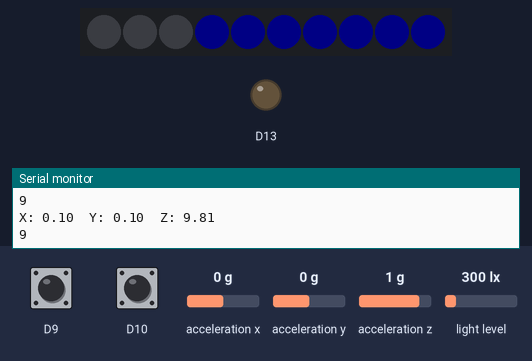
A sketch run on a simulated Adafruit Circuit Playground Express. On the bench: 10 RGB LEDs in strip order, left to right, output pins drawn as LEDs (lit = HIGH), the last lines printed to the serial monitor. The inputs (shaded band) are chosen by the test bench; at power-on: D10 HIGH, acceleration x 0 g, acceleration y 0 g, acceleration z 1 g, D9 HIGH, light level 300 lx. Dim RGB values are drawn brighter than linear; random numbers use the default seed unless the sketch sets one.

Above: at 1.2 s.
1.3 s: D10 pulled LOW for 0.15 s
At 1.39 s:
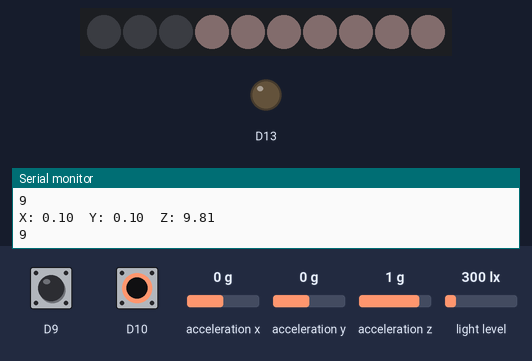
2.9 s: acceleration x set to -1.4 g
At 3.8 s:
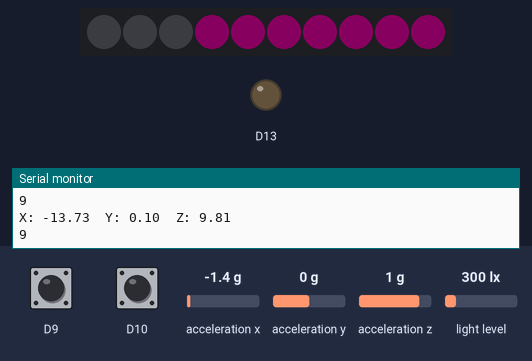
4.5 s: acceleration y set to -1.4 g
At 5.5 s:
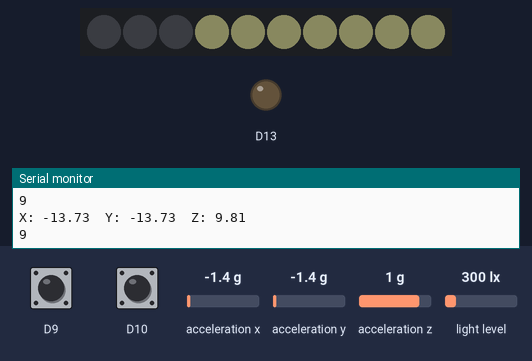
6.1 s: D10 pulled LOW for 3.2 s
At 6.34 s:
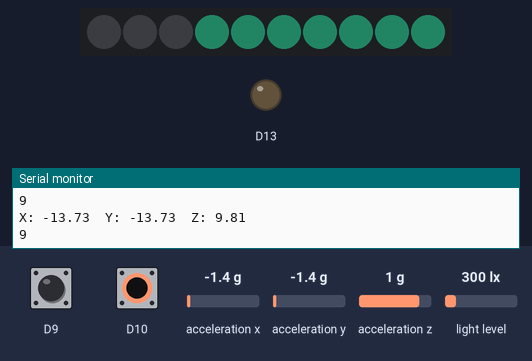
10.8 s: acceleration x set to -0.8 g
12.4 s: acceleration z set to -1.4 g
Timing chart, 0 to 15.0 s (numbered marks = the images above; inputs shaded):
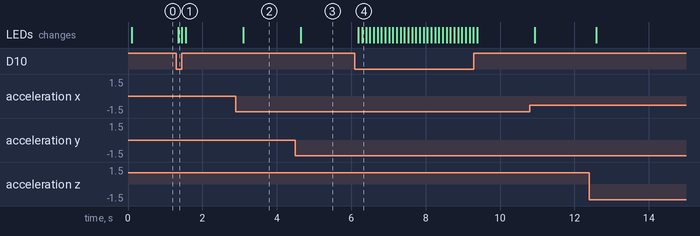

Measured:
- after the input at 1.3 s, the LEDs: change at once (image 1)
- after the input at 2.9 s, the LEDs: change after 0.20 s (image 2)
- after the input at 4.5 s, the LEDs: change after 0.15 s (image 3)
- after the input at 6.1 s, the LEDs: first change after 0.09 s (image 4 shows a later state)

The sketch:

Supersensitive.ino
```cpp
/*
 *Super Sensitive
//Ethan Day
//DIGF-3010-001 Advanced Wearable Electronics
//OCAD University
//Created on [March 4 2022]
//Based on:
//Hello_Neopixel
//Hello_Accelerometer
//Hello_LightSensor
//Arduino wiki "absolute values"
https://www.arduino.cc/reference/en/language/functions/math/abs/
//Arduino wiki "random"
https://www.arduino.cc/reference/en/language/functions/random-numbers/random/
*/

//First setting up the adafruit circuit playground express library to call it's components/features in the code
#include <Adafruit_CircuitPlayground.h>


//Declare all my variables. These variables include all sorts of data including button variables,
// RBG values that respond to the accelerometer, the value of the light sensor, and random RBG values for the random mode
float X, Y, Z;
int buttonRight;
int buttonLeft;
int value;
int red;
int green;
int blue;
int randred;
int randgreen;
int randblue;


//Start up the serial monitor and the CircuitPlayground functions before anything else happens
void setup() {
  Serial.begin(9600);
  CircuitPlayground.begin();

 // intialize the pins that my 2 buttons are going to be connected to
     pinMode(9, INPUT_PULLUP);
   pinMode(10, INPUT_PULLUP);
}

void loop() {


 //Assign values to variables. This is where I connect my sensors to my outputs. The "value" variable
 //is the value of the lightsensor on the CPX. I divided it by 16 since the value is very high and I'm going to be
 // using it to multiply the RBG values of Neopixels. Red, green, and blue are absolute values and connected to
 // the X,Y, and Z coordinates of the accelerometer on the CPX.

 //The red green and blue will be the variables used in the Neopixel RBG values,
 // which is why I'm multiplying by the lightsensor factor for reach. The neopixel outputs are a direct result of the accelerometer and light sensor, with the darker
 // the light sensor being, the lower the RBG brightness. The left and right buttons are connected via alligator clips and pins on the CPX.

 // there are random red, green, and blue values being multiplied by the light sensor value as well, set between 0 and 12, roughly the same range of values
 // that the accelerometer will be outputting. This way, in the random mode, the output will have roughly the same brightness and range of colour as the
 // motion sensor mode.

  value = CircuitPlayground.lightSensor()/16;
  red = abs(X)*value;
  green = abs(Y)*value;
  blue = abs(Z)*value;
   X = CircuitPlayground.motionX();
  Y = CircuitPlayground.motionY();
  Z = CircuitPlayground.motionZ();
  buttonRight = digitalRead(10);
  buttonLeft = digitalRead(9);
  randred = random(0,12)*value;
  randgreen = random(0,12)*value;
  randblue = random(0,12)*value;


// only go into this state if the right button is being pressed down. This is the random state, repeatedly
// Cycling through a vast range of colours on the 7 chosen Neopixels, all doing the same colour at once, also
// able to be altered by the lightsensor in terms of brightness

if(buttonRight == 0){
  CircuitPlayground.setPixelColor(3, randred, randgreen, randblue);
  CircuitPlayground.setPixelColor(4, randred, randgreen, randblue);
  CircuitPlayground.setPixelColor(5, randred, randgreen, randblue);
  CircuitPlayground.setPixelColor(6, randred, randgreen, randblue);
  CircuitPlayground.setPixelColor(7, randred, randgreen, randblue);
  CircuitPlayground.setPixelColor(8, randred, randgreen, randblue);
  CircuitPlayground.setPixelColor(9, randred, randgreen, randblue);

// When the left button is pressed while the right is already being pressed, the current state of the random cycling will come to a halt for
// 7 seconds, giving the user a chance to see the random colour they ended up with, and take a picture of it or try for a
// new random colour
    if(buttonLeft == 0){
    delay(7000);

    }
}

// if the right button isn't being held down, the default state is to show colours based on the XYZ coordinates of the CPX. Rotating
// the CPX steadily changes the colour, and each position will have a unique and specific colour. The RGB values here are the XYZ coordinate values being
// multiplied by the chosen brightness, controlled by the light sensor. Same as the random mode, only it's controlled by the user's hand rotation.
else{
  CircuitPlayground.setPixelColor(5, red,   green,   blue);
  CircuitPlayground.setPixelColor(6, red,   green,   blue);
    CircuitPlayground.setPixelColor(7, red,   green,   blue);
  CircuitPlayground.setPixelColor(8, red,   green,   blue);
    CircuitPlayground.setPixelColor(9, red,   green,   blue);
    CircuitPlayground.setPixelColor(3, red,   green,   blue);
  CircuitPlayground.setPixelColor(4, red,   green,   blue);

  // If the left button is pressed, freeze the coordinate detection and show the current colour for 7 straight seconds, allowing the user to
  // take a picutre of it if they wish
  if(buttonLeft == 0){
    delay(7000);
  }

}

//These if-statements are used to smooth the colour outputs a little bit, where if the XY or Z values go below 1, they will simply stay at 0.1 until they
// go back above 1 again in order to save the RBG values from outputting trivial differences of less than 1, and causing too much flickering
// in the Neopixels at any given moment. This helps reduce human error as well, reducing the chance of minor shaking impacting the colour.

  if(abs(X)<1){
    X = 0.1;
  }
    if(abs(Y)<1){
    Y = 0.1;
  }
    if(abs(Z)<1){
    Z = 0.1;
  }

 //If the lightsensor value is less than 1, keep it at 1 in order to keep it from becoming a trivial number thats less than 1

  if(value <=1){
    value = 1;
  }

// Simple serial monitor outputs so I can see what values I'm recieving in my 2 sensors.

  Serial.print("X: ");
  Serial.print(X);
  Serial.print("  Y: ");
  Serial.print(Y);
  Serial.print("  Z: ");
  Serial.println(Z);
  Serial.println(value);
// Delay 100 to set the pace at which the code updates. This pace is 1/10th of a second, which is very fast.
  delay(100);
}
```
